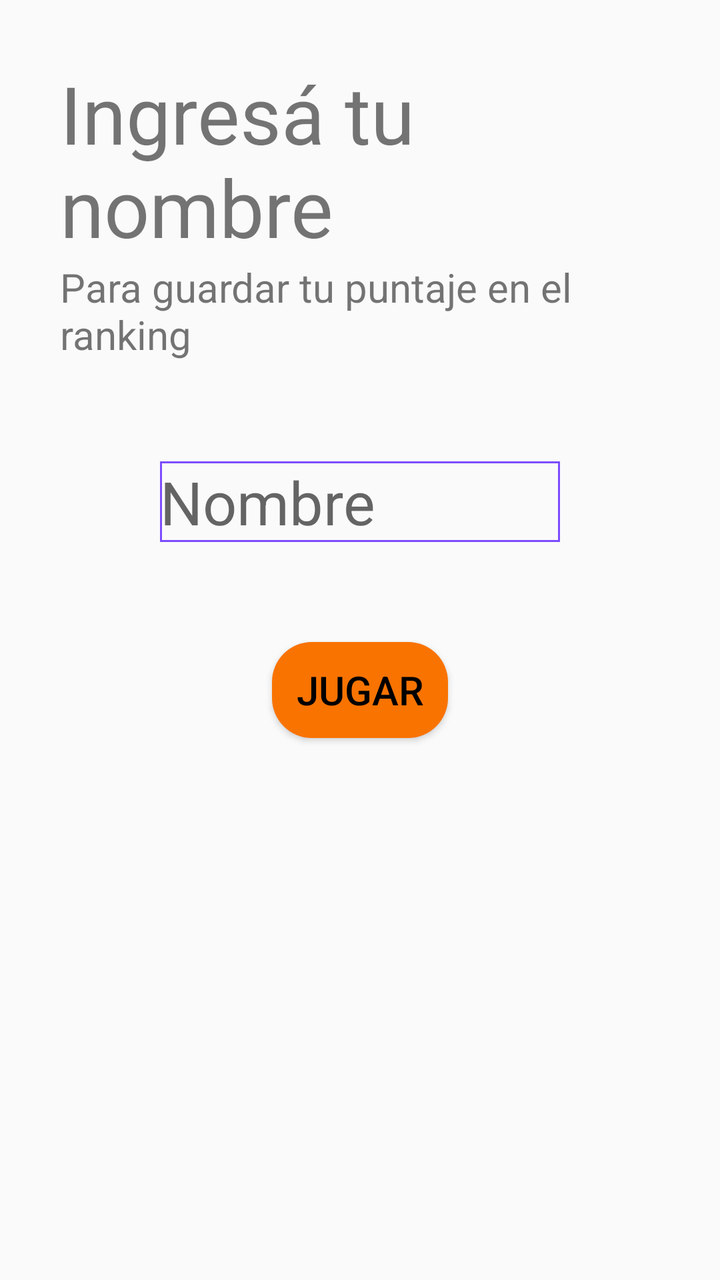
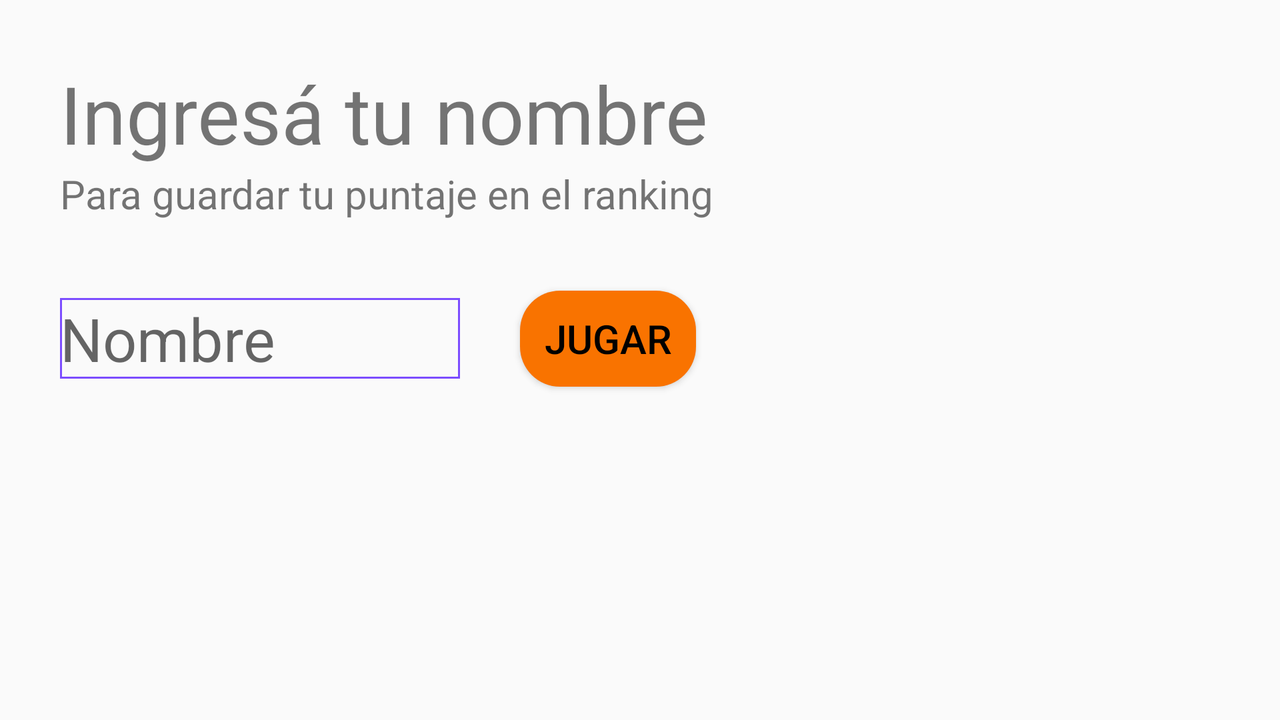

One screen, two layout resources from the same app: the default and the repository's alternative for another configuration. Each is rendered where Android would select it; the XML of both is given below.
<!-- AndroidManifest.xml: activity theme AppTheme -->
<!-- res/layout/activity_login.xml -->
<?xml version="1.0" encoding="utf-8"?>
<LinearLayout xmlns:android="http://schemas.android.com/apk/res/android"
    xmlns:tools="http://schemas.android.com/tools"
    android:id="@+id/main"
    android:layout_width="match_parent"
    android:layout_height="match_parent"
    tools:context=".LoginActivity"
    android:orientation="vertical"
    android:padding="30dp">

    <TextView
        android:layout_width="wrap_content"
        android:layout_height="wrap_content"
        android:text="Ingresá tu nombre"
        android:textSize="40dp">
    </TextView>

    <TextView
        android:layout_width="wrap_content"
        android:layout_height="wrap_content"
        android:text="Para guardar tu puntaje en el ranking"
        android:textSize="20dp">
    </TextView>

    <EditText
        android:layout_width="200dp"
        android:layout_height="wrap_content"
        android:autofillHints="name"
        android:id="@+id/editNombre"
        android:text=""
        android:hint="Nombre"
        android:textSize="30dp"
        android:layout_marginTop="50dp"
        android:background="@drawable/bordercolor"
        android:layout_gravity="center"
        android:imeOptions="actionSend"
        android:imeActionId="666"
        android:maxLines="1"
        android:maxLength="10">
    </EditText>

    <Button
        android:layout_width="wrap_content"
        android:layout_height="wrap_content"
        android:text="Jugar"
        style="@style/Botones"
        android:layout_marginTop="50dp"
        android:id="@+id/btnJugar">
    </Button>

</LinearLayout>
<!-- resources referenced by this layout -->
<resources>
  <!-- drawable bordercolor (drawable) -->
  <shape xmlns:android="http://schemas.android.com/apk/res/android"
      android:shape="rectangle">
      <solid android:color="#00000000" />
      <stroke android:width="1dip" android:color="#7C4DFF" />
  </shape>
  <style name="Botones">
          <item name="android:layout_width">200dp</item>
          <item name="android:layout_height">wrap_content</item>
          <item name="android:textSize">20dp</item>
          <item name="android:layout_marginTop">5dp</item>
          <item name="android:layout_marginBottom">20dp</item>
          <item name="android:textColor">@color/black</item>
          <item name="android:background">@drawable/boton_redondo</item>
          <item name="android:layout_gravity">center_horizontal</item>
      </style>
  <style name="AppTheme" parent="Theme.AppCompat.Light.DarkActionBar">
          
      </style>
  <color name="black">#FF000000</color>
  <!-- drawable boton_redondo (drawable) -->
  <?xml version="1.0" encoding="utf-8"?>
  <shape xmlns:android="http://schemas.android.com/apk/res/android"
      android:shape="rectangle">
      <corners android:radius="20dp" /> 
      <solid android:color="@color/orange" /> 
  </shape>
  <color name="orange">#FFF97300</color>
</resources>
<!-- res/layout-land/activity_login.xml (the repository's variant of the layout above) -->
<!-- drawn on the phone turned sideways -->
<?xml version="1.0" encoding="utf-8"?>
<LinearLayout xmlns:android="http://schemas.android.com/apk/res/android"
    xmlns:tools="http://schemas.android.com/tools"
    android:id="@+id/main"
    android:layout_width="match_parent"
    android:layout_height="match_parent"
    tools:context=".LoginActivity"
    android:orientation="vertical"
    android:padding="30dp">

    <TextView
        android:layout_width="wrap_content"
        android:layout_height="wrap_content"
        android:text="Ingresá tu nombre"
        android:textSize="40dp">
    </TextView>

    <TextView
        android:layout_width="wrap_content"
        android:layout_height="wrap_content"
        android:text="Para guardar tu puntaje en el ranking"
        android:textSize="20dp">
    </TextView>

    <LinearLayout
        android:layout_width="match_parent"
        android:layout_height="wrap_content"
        android:layout_marginTop="30dp">

        <EditText
            android:layout_width="200dp"
            android:layout_height="wrap_content"
            android:autofillHints="name"
            android:id="@+id/editNombre"
            android:text=""
            android:hint="Nombre"
            android:textSize="30dp"
            android:background="@drawable/bordercolor"
            android:layout_gravity="center"
            android:imeOptions="actionSend"
            android:imeActionId="666"
            android:maxLines="1"
            android:maxLength="10">
        </EditText>

        <Button
            android:layout_width="wrap_content"
            android:layout_height="wrap_content"
            android:text="Jugar"
            style="@style/Botones"
            android:layout_marginBottom="5dp"
            android:layout_marginStart="30dp"
            android:id="@+id/btnJugar"
            android:layout_gravity="center">
        </Button>

    </LinearLayout>
</LinearLayout>
